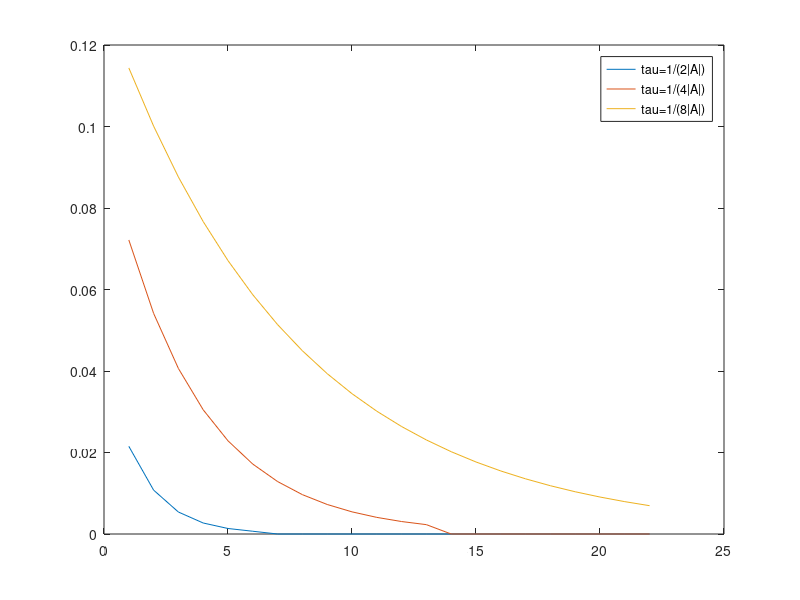

MATLAB code to generate this figure:
clear;
clc;

eps = 0.001;

a = randi([-10,10]);
b = a + randi([3, 10]);

v = 4;
n = 10;
A = zeros(n);
f = zeros(n ,1);

for i = 1:n
    f(i) = a + (b - a) * rand;
    for j = 1:n
        if i == j
            A(i, j) = 100 + v;
        else 
            A(i, j) = 1 / (i + j + v);
        endif
    endfor
endfor


norm_A = norm(A);
tau = [1 / (2 * norm_A), 1 / (4 * norm_A), 1 / (8 * norm_A)];

er = zeros(size(tau)(2), 1);

for i = 1:size(tau)(2)
   
    H = eye(n) - tau(i) * A;
    phi = tau(i) * f;
    q = norm(H);
    xs = phi;
    xn = H * xs + phi;
    iter = 0;
    while norm(xs - xn) > eps
        xs = xn;
        xn = H * xs + phi;
        iter = iter + 1;
        er(i, iter) = norm(xs - xn) * q / (1 - q);
    endwhile
    
endfor

x = zeros(size(er)(2),1);
for i = 1:size(er)(2)
    x(i) = i;
endfor
plot(x, er(1, :), x, er(2, :),x , er(3, :));
legend ("tau=1/(2|A|)", "tau=1/(4|A|)", "tau=1/(8|A|)");

